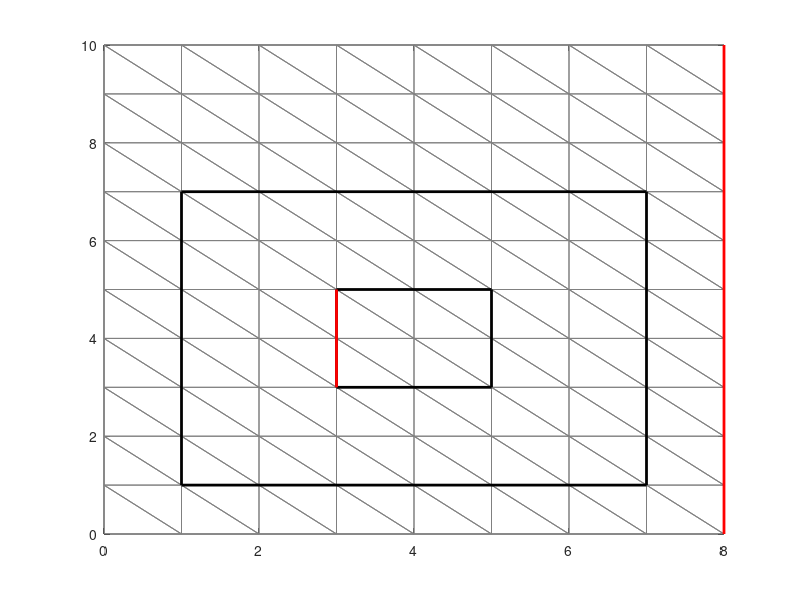

Source code (MATLAB):
close all;
clear;
clc;

dim = [ 8.00 10.00 ]; % board size [x y]
net_step = [ 0.5 0.5 ]*2; % net steps => [normal accurate]
E = [ 0.50 0.75 ]; % eps => [eps1 eps2]
V = [ 0.50 0.75 ]; % V => [V1 V2]

% shield
s_d = 2; % thickness
s_pos = [ 1.00 1.00 ]; % position => [x, y]
s_dim = [ 6.00 6.00 ]; % thickness => [xt yt]

xs = [ ...
    0:net_step(1):s_pos(1) ...
    s_pos(1):net_step(2):(s_pos(1) + s_d) ...
    (s_pos(1) + s_d):net_step(1):(s_pos(1) + s_dim(1) - s_d) ...
    (s_pos(1) + s_dim(1) - s_d):net_step(2):(s_pos(1) + s_dim(1)) ...
    (s_pos(1) + s_dim(1)):net_step(1):dim(1)];
ys = [ ...
    0:net_step(1):s_pos(2) ...
    s_pos(2):net_step(2):(s_pos(2) + s_d) ...
    (s_pos(2) + s_d):net_step(1):(s_pos(2) + s_dim(2) - s_d) ...
    (s_pos(2) + s_dim(2) - s_d):net_step(2):(s_pos(2) + s_dim(2)) ...
    (s_pos(2) + s_dim(2)):net_step(1):dim(2)];

xs = unique(xs.','rows');
ys = unique(ys.','rows');

x = size(xs, 1);
y = size(ys, 1);

[X,Y] = meshgrid(xs, ys);
W = [X(:) Y(:)];

m = size(W, 1);
N = 1:1:m;
N = reshape(N, y , x); 

TRI = zeros((x-1)*(y-1)*2, 3);
for i = 1:1:x-1
    tri_lower = [N(1:end-1, i) N(1:end-1, i+1) N(2:end, i)];
    tri_upper = [N(1:end-1, i+1) N(2:end, i+1) N(2:end, i)];
    TRI((i-1)*2*(y-1)+1:i*2*(y-1),:) = [tri_lower; tri_upper];
end

triplot(TRI, W(:, 1), W(:, 2), 'Color', [0.5 0.5 0.5]), hold on;
rectangle('Position', [s_pos s_dim], 'LineWidth', 2, 'EdgeColor', 'k'), hold on;
rectangle('Position', [s_pos+s_d s_dim-2*s_d], 'LineWidth', 2, 'EdgeColor', 'k'), hold on;
plot([dim(1) dim(1)], [0 dim(2)], 'Color', 'r', 'LineWidth', 2), hold on;
plot([s_pos(1)+s_d s_pos(1)+s_d], [s_pos(2)+s_d s_pos(2)-s_d+s_dim(2)], 'Color', 'r', 'LineWidth', 2), hold on;